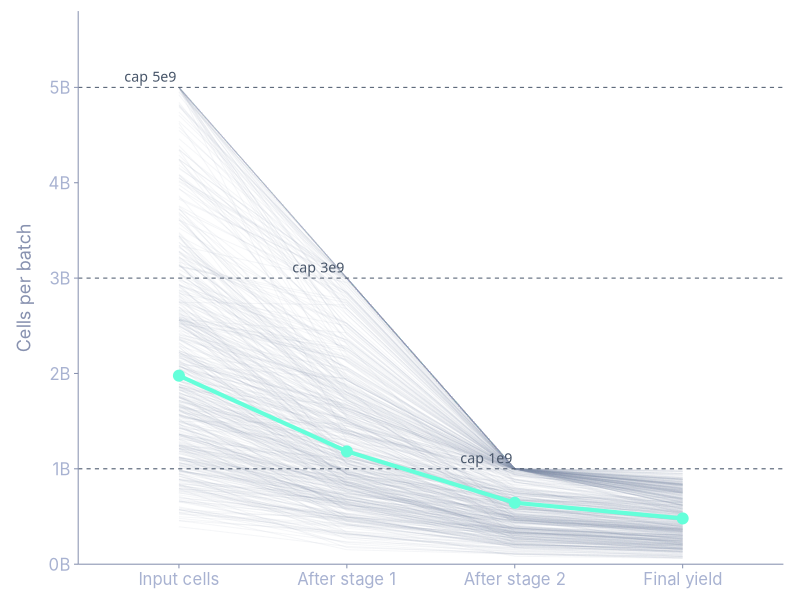
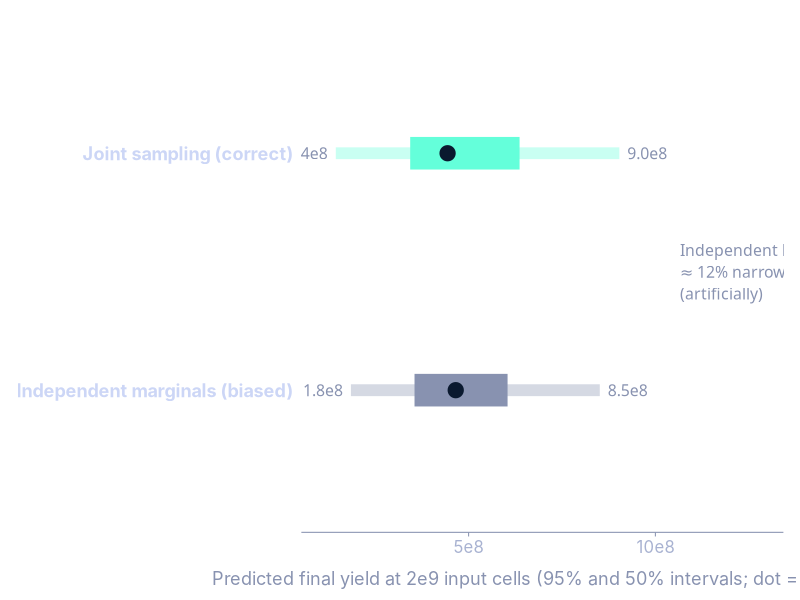
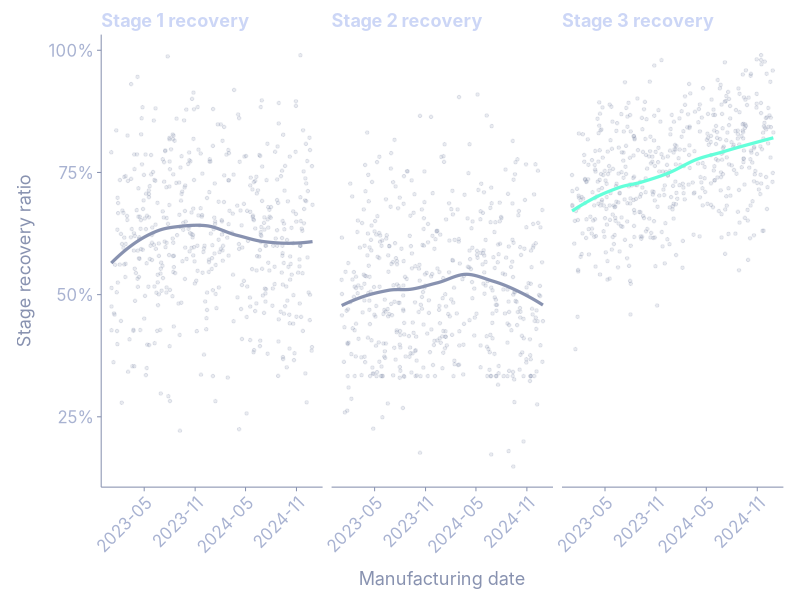
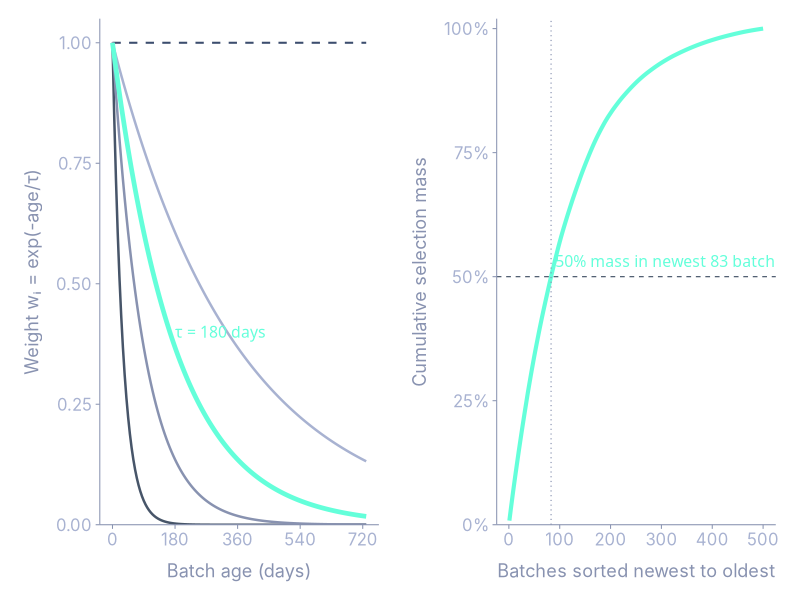
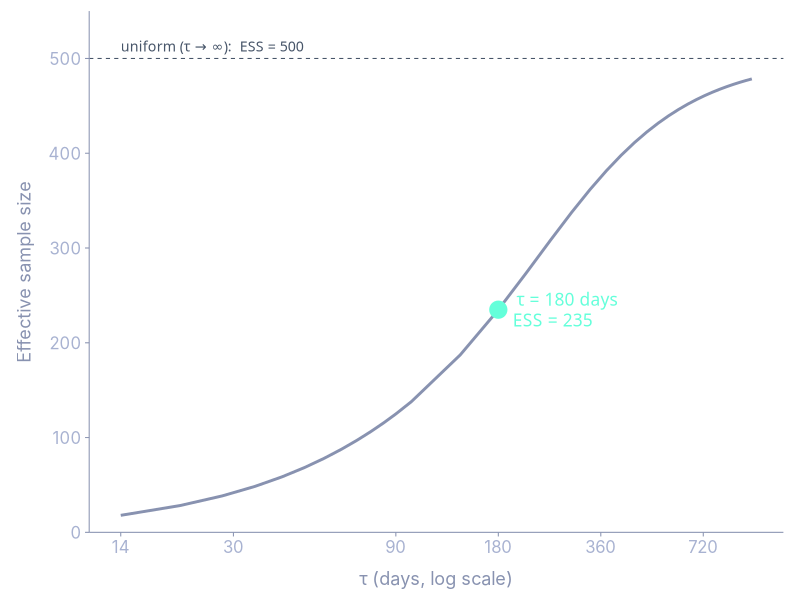

The R source for these figures, in order:
## ---- chunk 1
#| include: false
suppressPackageStartupMessages({
  library(dplyr)
  library(tidyr)
  library(tibble)
  library(ggplot2)
  library(scales)
  library(purrr)
  library(knitr)
  library(patchwork)
})

# ----------------------------------------------------------------------------
# Inlined from R/simulator.R and R/recovery_model.R so the slides directory
# is self-contained for Posit Connect Cloud's render sandbox. Single source of
# truth lives at R/ in the project root; keep these mirrors in sync.
# ----------------------------------------------------------------------------

generate_recovery_batches <- function(n_batches      = 500,
                                      start_date     = as.Date("2023-01-01"),
                                      end_date       = as.Date("2024-12-31"),
                                      drift_per_year = 0.06,
                                      batch_q_sd     = 0.07,
                                      seed           = 42) {
  set.seed(seed)
  dates <- sort(sample(
    seq.Date(start_date, end_date, by = "day"),
    n_batches, replace = TRUE
  ))
  years_offset <- as.numeric(dates - mean(c(start_date, end_date))) / 365.25
  cap_input  <- 5e9; cap_stage1 <- 3e9; cap_stage2 <- 1e9
  input_cells <- pmin(rlnorm(n_batches, log(2e9), 0.55), cap_input)
  batch_q  <- rnorm(n_batches, mean = 0, sd = batch_q_sd)
  r1_raw   <- rbeta(n_batches, 10, 6)
  r2_raw   <- rbeta(n_batches, 8, 6)
  r3_mean  <- pmin(pmax(0.75 + drift_per_year * years_offset, 0.4), 0.95)
  r3_kappa <- 60
  r3_raw   <- rbeta(n_batches, r3_mean * r3_kappa, (1 - r3_mean) * r3_kappa)
  r1 <- pmin(pmax(r1_raw + batch_q, 0.05), 0.99)
  r2 <- pmin(pmax(r2_raw + batch_q, 0.05), 0.99)
  r3 <- pmin(pmax(r3_raw + batch_q, 0.05), 0.99)
  stage1_output <- pmin(input_cells   * r1, cap_stage1)
  stage2_output <- pmin(stage1_output * r2, cap_stage2)
  stage3_output <- stage2_output * r3
  tibble::tibble(
    batch_id      = vapply(seq_len(n_batches),
                           function(i) paste0(sample(c(letters, 0:9), 12, TRUE),
                                              collapse = ""),
                           character(1)),
    mfg_date      = dates,
    input_cells   = input_cells,
    stage1_output = stage1_output,
    stage2_output = stage2_output,
    stage3_output = stage3_output
  )
}

new_recovery_model <- function(primitives,
                               reference_date  = Sys.Date(),
                               decay_tau_days  = 180,
                               cap_input       = 5e9,
                               cap_stage1      = 3e9,
                               cap_stage2      = 1e9,
                               upstream_hash   = NA_character_,
                               trained_on      = Sys.time()) {
  pool <- primitives
  stage1_denom <- pmin(pool$input_cells,   cap_input)
  stage2_denom <- pmin(pool$stage1_output, cap_stage1)
  stage3_denom <- pmin(pool$stage2_output, cap_stage2)
  r1 <- pool$stage1_output / stage1_denom
  r2 <- pool$stage2_output / stage2_denom
  r3 <- pool$stage3_output / stage3_denom
  ages_days <- as.numeric(reference_date - pool$mfg_date)
  raw_weights <- if (is.finite(decay_tau_days)) {
    exp(-ages_days / decay_tau_days)
  } else {
    rep(1, length(ages_days))
  }
  weights   <- raw_weights / sum(raw_weights)
  decay_ess <- 1 / sum(weights^2)
  structure(
    list(r1 = r1, r2 = r2, r3 = r3, weights = weights,
         caps = list(input = cap_input, stage1 = cap_stage1, stage2 = cap_stage2),
         reference_date = reference_date,
         decay_tau_days = decay_tau_days,
         decay_ess      = decay_ess,
         n_pool         = nrow(pool),
         upstream_hash  = upstream_hash,
         trained_on     = trained_on),
    class = "recovery_model"
  )
}

.joint_draws <- function(model, n_compound) {
  idx <- sample.int(model$n_pool, size = n_compound,
                    replace = TRUE, prob = model$weights)
  list(r1 = model$r1[idx], r2 = model$r2[idx], r3 = model$r3[idx])
}

.chain_yield <- function(input_cells, r1, r2, r3, caps) {
  s1 <- pmin(pmin(input_cells, caps$input) * r1, caps$stage1)
  s2 <- pmin(s1 * r2,                           caps$stage2)
  s2 * r3
}

predict_yield <- function(model, input_cells, n_compound = 10000,
                          probs = c(0.05, 0.25, 0.5, 0.75, 0.95)) {
  draws <- .joint_draws(model, n_compound)
  bands <- vapply(input_cells, function(x) {
    quantile(.chain_yield(x, draws$r1, draws$r2, draws$r3, model$caps),
             probs = probs, names = FALSE)
  }, numeric(length(probs)))
  out <- as.data.frame(t(bands))
  names(out) <- paste0("q", sprintf("%02d", round(probs * 100)))
  data.frame(input_cells = input_cells, out)
}

# Palette (must match slides SCSS)
navy_bg   <- "#0a192f"
slate_dim <- "#475569"
slate_mut <- "#8892b0"
slate_bod <- "#ccd6f6"
slate_lt  <- "#a8b2d1"
accent    <- "#64ffda"
white     <- "#e6f1ff"

deck_theme <- function(base_size = 13) {
  theme_minimal(base_size = base_size) +
    theme(
      text             = element_text(colour = slate_bod, family = "Inter"),
      panel.background = element_rect(fill = NA, color = NA),
      plot.background  = element_rect(fill = NA, color = NA),
      panel.grid.major = element_blank(),
      panel.grid.minor = element_blank(),
      axis.title       = element_text(colour = slate_mut, size = base_size),
      axis.title.x     = element_text(margin = margin(t = 10)),
      axis.title.y     = element_text(margin = margin(r = 10)),
      axis.text        = element_text(colour = slate_lt, size = base_size - 1),
      axis.line        = element_line(colour = slate_mut, linewidth = 0.35),
      axis.ticks       = element_line(colour = slate_mut, linewidth = 0.35),
      axis.ticks.length = unit(3, "pt"),
      strip.text       = element_text(colour = slate_bod, hjust = 0, face = "bold",
                                      size = base_size, margin = margin(b = 4)),
      strip.background = element_blank(),
      legend.position  = "top",
      legend.justification = "left",
      legend.title     = element_blank(),
      legend.text      = element_text(colour = slate_bod, size = base_size - 1),
      legend.background = element_rect(fill = NA, colour = NA),
      legend.key       = element_rect(fill = NA, colour = NA),
      legend.key.width = unit(20, "pt"),
      plot.margin      = margin(8, 12, 8, 12),
      plot.title       = element_blank(),
      plot.subtitle    = element_blank(),
      plot.caption     = element_blank()
    )
}

# Generate the synthetic pool ONCE
set.seed(42)
batches <- generate_recovery_batches(n_batches = 500)
model   <- new_recovery_model(batches, reference_date = max(batches$mfg_date))

# Helpers for slide 3 (joint vs independent sampling)
chain_yield_local <- function(input_cells, r1, r2, r3, caps) {
  s1 <- pmin(pmin(input_cells, caps$input) * r1, caps$stage1)
  s2 <- pmin(s1 * r2, caps$stage2)
  s2 * r3
}
## ---- chunk 2
#| fig-width: 11
#| fig-height: 4.0
batch_long <- batches %>%
  select(batch_id, input_cells, stage1_output, stage2_output, stage3_output) %>%
  pivot_longer(c(input_cells, stage1_output, stage2_output, stage3_output),
               names_to = "stage", values_to = "cells") %>%
  mutate(
    stage_num   = case_when(
      stage == "input_cells"   ~ 0L,
      stage == "stage1_output" ~ 1L,
      stage == "stage2_output" ~ 2L,
      stage == "stage3_output" ~ 3L
    ),
    stage_label = factor(stage_num,
                         levels = 0:3,
                         labels = c("Input cells",
                                    "After stage 1",
                                    "After stage 2",
                                    "Final yield"))
  )

caps_df <- data.frame(
  stage_label = factor(c("Input cells", "After stage 1", "After stage 2"),
                       levels = levels(batch_long$stage_label)),
  cap = c(5e9, 3e9, 1e9)
)

ggplot(batch_long, aes(x = stage_label, y = cells)) +
  geom_line(aes(group = batch_id),
            alpha = 0.08, colour = slate_mut, linewidth = 0.35) +
  geom_hline(data = caps_df, aes(yintercept = cap),
             linetype = "dashed", colour = slate_dim, linewidth = 0.35) +
  stat_summary(aes(group = 1), fun = median, geom = "line",
               colour = accent, linewidth = 1.4) +
  stat_summary(aes(group = 1), fun = median, geom = "point",
               colour = accent, size = 3.4) +
  annotate("text",
           x = c(1, 2, 3), y = c(5e9, 3e9, 1e9),
           hjust = 1.05, vjust = -0.55,
           label = c("cap 5e9", "cap 3e9", "cap 1e9"),
           family = "JetBrains Mono", colour = slate_dim, size = 3.6) +
  scale_y_continuous(labels = label_number(scale = 1e-9, suffix = "B"),
                     limits = c(0, 5.8e9), expand = c(0, 0)) +
  labs(x = NULL, y = "Cells per batch") +
  deck_theme(base_size = 13)
## ---- chunk 3
#| fig-width: 11
#| fig-height: 4.0
set.seed(42)
input_val <- 2e9
n_draw    <- 6000

# Joint draws (matched per-batch r1, r2, r3 triples)
idx_j <- sample.int(model$n_pool, n_draw, replace = TRUE, prob = model$weights)
r1_j  <- model$r1[idx_j]
r2_j  <- model$r2[idx_j]
r3_j  <- model$r3[idx_j]
y_joint <- chain_yield_local(input_val, r1_j, r2_j, r3_j, model$caps)

# Independent draws (each stage's ratio shuffled separately)
idx1 <- sample.int(model$n_pool, n_draw, replace = TRUE, prob = model$weights)
idx2 <- sample.int(model$n_pool, n_draw, replace = TRUE, prob = model$weights)
idx3 <- sample.int(model$n_pool, n_draw, replace = TRUE, prob = model$weights)
y_ind <- chain_yield_local(input_val, model$r1[idx1], model$r2[idx2], model$r3[idx3], model$caps)

w_joint <- diff(quantile(y_joint, c(0.025, 0.975)))
w_ind   <- diff(quantile(y_ind,   c(0.025, 0.975)))
ind_narrower_pct <- round(100 * (1 - w_ind / w_joint))

bands <- bind_rows(
  tibble(method = "Independent marginals (biased)",
         q025 = quantile(y_ind, 0.025),
         q25  = quantile(y_ind, 0.25),
         q50  = median(y_ind),
         q75  = quantile(y_ind, 0.75),
         q975 = quantile(y_ind, 0.975)),
  tibble(method = "Joint sampling (correct)",
         q025 = quantile(y_joint, 0.025),
         q25  = quantile(y_joint, 0.25),
         q50  = median(y_joint),
         q75  = quantile(y_joint, 0.75),
         q975 = quantile(y_joint, 0.975))
) %>%
  mutate(method = factor(method,
                         levels = c("Independent marginals (biased)",
                                    "Joint sampling (correct)")))

ggplot(bands, aes(y = method, colour = method)) +
  geom_linerange(aes(xmin = q025, xmax = q975),
                 linewidth = 4, alpha = 0.35) +
  geom_linerange(aes(xmin = q25, xmax = q75),
                 linewidth = 11) +
  geom_point(aes(x = q50),
             size = 5.5, shape = 21, fill = navy_bg, stroke = 2) +
  geom_text(aes(x = q025,
                label = scales::label_number(scale = 1e-8, accuracy = 0.1, suffix = "e8")(q025)),
            hjust = 1.2, family = "JetBrains Mono",
            colour = slate_mut, size = 4) +
  geom_text(aes(x = q975,
                label = scales::label_number(scale = 1e-8, accuracy = 0.1, suffix = "e8")(q975)),
            hjust = -0.2, family = "JetBrains Mono",
            colour = slate_mut, size = 4) +
  annotate("text", x = max(bands$q975) * 1.18, y = 1.5,
           label = sprintf("Independent band\n≈ %d%% narrower\n(artificially)",
                           ind_narrower_pct),
           hjust = 0, vjust = 0.5,
           family = "JetBrains Mono", colour = slate_mut, size = 4,
           lineheight = 1.15) +
  scale_x_continuous(labels = label_number(scale = 1e-8, suffix = "e8"),
                     expand = expansion(mult = c(0.10, 0.30))) +
  scale_colour_manual(values = c(
    "Independent marginals (biased)" = slate_mut,
    "Joint sampling (correct)"       = accent
  )) +
  labs(x = "Predicted final yield at 2e9 input cells (95% and 50% intervals; dot = median)",
       y = NULL) +
  deck_theme(base_size = 13) +
  theme(legend.position = "none",
        axis.text.y = element_text(colour = slate_bod, size = 13, face = "bold"),
        axis.line.y = element_blank(),
        axis.ticks.y = element_blank())
## ---- chunk 4
#| fig-width: 11
#| fig-height: 4.0
batches_r <- batches %>%
  mutate(
    r1 = stage1_output / pmin(input_cells,   5e9),
    r2 = stage2_output / pmin(stage1_output, 3e9),
    r3 = stage3_output / pmin(stage2_output, 1e9)
  ) %>%
  select(mfg_date, r1, r2, r3) %>%
  pivot_longer(c(r1, r2, r3), names_to = "stage", values_to = "ratio") %>%
  mutate(stage = factor(stage,
                        levels = c("r1", "r2", "r3"),
                        labels = c("Stage 1 recovery",
                                   "Stage 2 recovery",
                                   "Stage 3 recovery")))

ggplot(batches_r, aes(x = mfg_date, y = ratio)) +
  geom_point(alpha = 0.18, size = 0.9, colour = slate_mut) +
  geom_smooth(aes(colour = stage), method = "loess", se = FALSE,
              linewidth = 1.1, show.legend = FALSE) +
  scale_colour_manual(values = c("Stage 1 recovery" = slate_mut,
                                 "Stage 2 recovery" = slate_mut,
                                 "Stage 3 recovery" = accent)) +
  scale_y_continuous(labels = label_percent(accuracy = 1)) +
  scale_x_date(date_labels = "%Y-%m", date_breaks = "6 months") +
  facet_wrap(~ stage, ncol = 3) +
  labs(x = "Manufacturing date", y = "Stage recovery ratio") +
  deck_theme(base_size = 13) +
  theme(axis.text.x = element_text(angle = 45, hjust = 1, vjust = 1))
## ---- chunk 5
#| fig-width: 11
#| fig-height: 4.0
age_grid <- seq(0, 730, by = 5)
tau_vals <- c(30, 90, 180, 360)

weight_curves <- expand.grid(age = age_grid, tau = tau_vals) %>%
  mutate(weight = exp(-age / tau),
         tau_label = factor(sprintf("τ = %d days", tau),
                            levels = c("τ = 30 days",
                                       "τ = 90 days",
                                       "τ = 180 days",
                                       "τ = 360 days")))

# Uniform baseline as a flat line
uniform_df <- data.frame(age = age_grid, weight = 1,
                         tau_label = factor("uniform (τ = ∞)",
                                            levels = c("uniform (τ = ∞)")))

p_left <- ggplot() +
  geom_line(data = uniform_df, aes(x = age, y = weight),
            colour = "#3c4d6e", linewidth = 0.7, linetype = "dashed") +
  geom_line(data = weight_curves %>% filter(tau != 180),
            aes(x = age, y = weight, group = tau_label, colour = tau_label),
            linewidth = 0.85) +
  geom_line(data = weight_curves %>% filter(tau == 180),
            aes(x = age, y = weight),
            colour = accent, linewidth = 1.6) +
  annotate("text", x = 180, y = exp(-1) + 0.02,
           label = "τ = 180 days",
           hjust = 0, vjust = 0,
           family = "JetBrains Mono", colour = accent, size = 4) +
  scale_colour_manual(values = c(
    "τ = 30 days"  = slate_dim,
    "τ = 90 days"  = slate_mut,
    "τ = 360 days" = slate_lt
  ), guide = "none") +
  scale_x_continuous(breaks = c(0, 180, 360, 540, 720)) +
  scale_y_continuous(limits = c(0, 1.05), expand = c(0, 0)) +
  labs(x = "Batch age (days)", y = "Weight wᵢ = exp(-age/τ)") +
  deck_theme(base_size = 13)

batches_w <- batches %>%
  mutate(age = as.numeric(max(mfg_date) - mfg_date),
         w   = exp(-age / 180),
         w   = w / sum(w)) %>%
  arrange(desc(mfg_date)) %>%
  mutate(rank     = row_number(),
         cum_mass = cumsum(w))

half_rank <- batches_w$rank[which.max(batches_w$cum_mass >= 0.5)]

p_right <- ggplot(batches_w, aes(x = rank, y = cum_mass)) +
  geom_line(colour = accent, linewidth = 1.4) +
  geom_hline(yintercept = 0.5, linetype = "dashed", colour = slate_dim, linewidth = 0.4) +
  geom_vline(xintercept = half_rank, linetype = "dotted", colour = slate_mut, linewidth = 0.4) +
  annotate("text", x = half_rank + 8, y = 0.5,
           label = sprintf("50%% mass in newest %d batches", half_rank),
           hjust = 0, vjust = -0.8,
           family = "JetBrains Mono", colour = accent, size = 4) +
  scale_x_continuous(breaks = seq(0, 500, by = 100)) +
  scale_y_continuous(labels = label_percent(accuracy = 1),
                     limits = c(0, 1.02), expand = c(0, 0)) +
  labs(x = "Batches sorted newest to oldest", y = "Cumulative selection mass") +
  deck_theme(base_size = 13)

(p_left + p_right + plot_layout(ncol = 2)) &
  theme(plot.background  = element_rect(fill = NA, colour = NA),
        panel.background = element_rect(fill = NA, colour = NA))
## ---- chunk 6
#| fig-width: 10
#| fig-height: 4.2
ages_real <- as.numeric(max(batches$mfg_date) - batches$mfg_date)

tau_grid <- c(seq(14, 90, length.out = 12),
              seq(100, 1000, length.out = 24))

ess_df <- tibble(tau = tau_grid,
                 ess = map_dbl(tau_grid, function(tau) {
                   w <- exp(-ages_real / tau)
                   w <- w / sum(w)
                   1 / sum(w^2)
                 }))

w_180 <- exp(-ages_real / 180); w_180 <- w_180 / sum(w_180)
ess_180 <- 1 / sum(w_180^2)
hl <- data.frame(tau = 180, ess = ess_180)

ggplot(ess_df, aes(x = tau, y = ess)) +
  geom_hline(yintercept = nrow(batches), colour = slate_dim,
             linetype = "dashed", linewidth = 0.35) +
  annotate("text", x = 14, y = nrow(batches), hjust = 0, vjust = -0.7,
           label = sprintf("uniform (τ → ∞):  ESS = %d", nrow(batches)),
           family = "JetBrains Mono", colour = slate_dim, size = 3.6) +
  geom_line(colour = slate_mut, linewidth = 1.0) +
  geom_point(data = hl, aes(x = tau, y = ess),
             colour = accent, size = 5.5) +
  annotate("text", x = 180, y = ess_180,
           label = sprintf("τ = 180 days\nESS = %.0f", ess_180),
           hjust = -0.18, vjust = 0.5,
           family = "JetBrains Mono", colour = accent, size = 4.4,
           lineheight = 1.0) +
  scale_x_log10(breaks = c(14, 30, 90, 180, 360, 720),
                labels = c("14", "30", "90", "180", "360", "720")) +
  scale_y_continuous(breaks = seq(0, 500, by = 100),
                     limits = c(0, 550), expand = c(0, 0)) +
  labs(x = "τ (days, log scale)", y = "Effective sample size") +
  deck_theme(base_size = 13)
